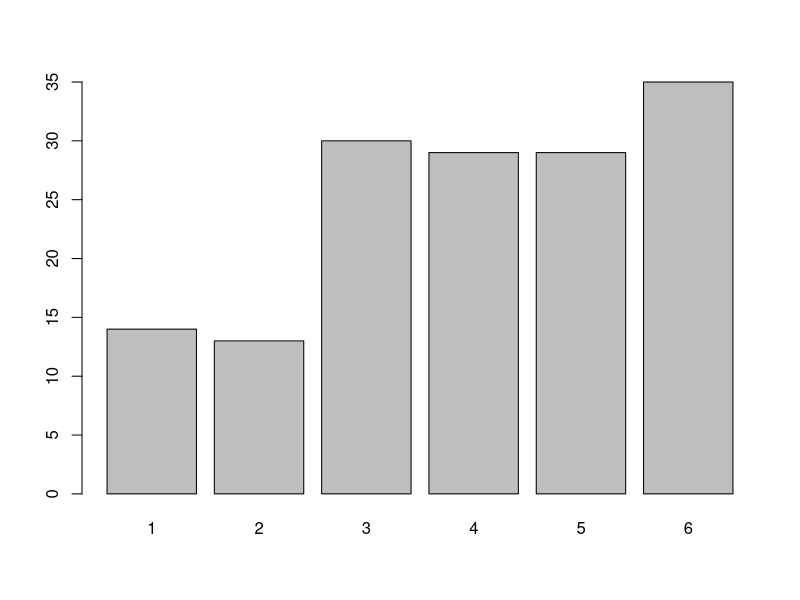
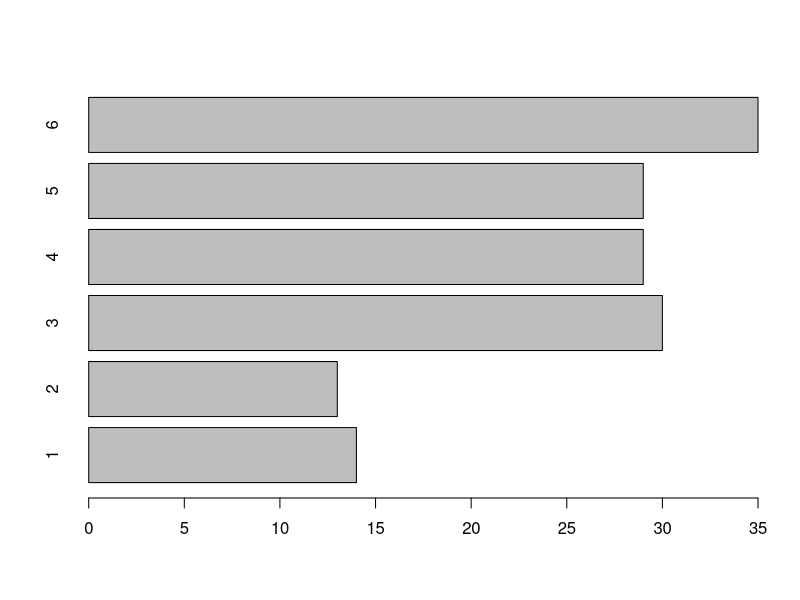
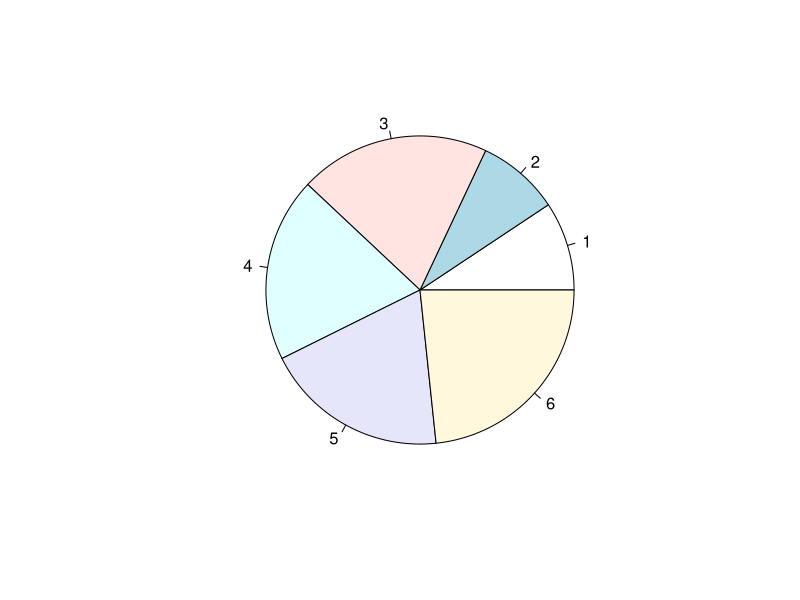
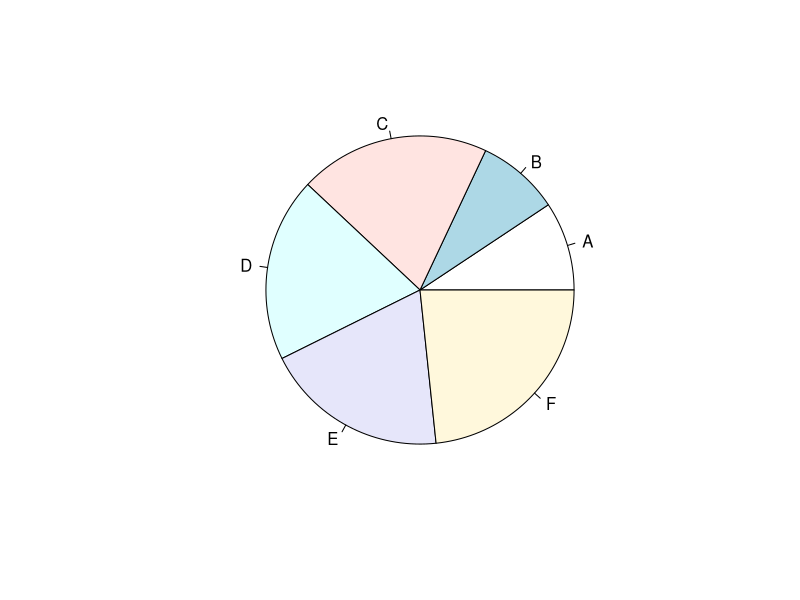

Here is the R script that generated these plots, in order:
x = sample(1:6, 150, replace=T, prob=c(0.1, 0.1, 0.2, 0.2, 0.2, 0.2))
A = table(x)
B = cumsum(A)
C = A/150*100
D = B/150*100
out = cbind(A, B, C, D)
colnames(out) = c("frequency", "cumulative frequency", "relative frequency", "cumulative relative frequency")
write.table(out, file = "p49_ex_out.csv", col.names = T, row.names = F)
barplot(A, names.arg=c(1:6))
barplot(A, names.arg=c(1:6), hori = T)
pie(A)#標籤即為column name
E = c('A', 'B', 'C', 'D', 'E', 'F')
pie(A, labels = E)#標籤即為column name
